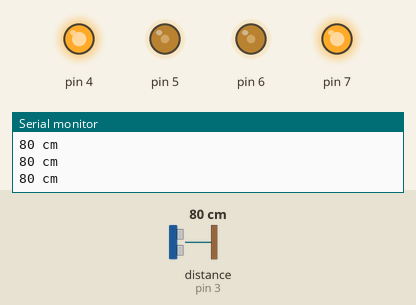
A sketch run on a simulated Arduino Uno, built with avr-gcc and run on an emulated ATmega328P. Parts: output pins drawn as LEDs (lit = HIGH), the last lines printed to the serial monitor. The test bench sets the inputs (shaded band); at power-on: distance to the obstacle (sensor on pin 3) 80 cm. The echo pulse lasts 58.3 µs per cm; pins used as bus, display or sensor lines are not drawn.

Above: at 1.2 s.
1.3 s: distance to the obstacle (sensor on pin 3) set to 33 cm
2.8 s: distance to the obstacle (sensor on pin 3) set to 27 cm
At 3.6 s:
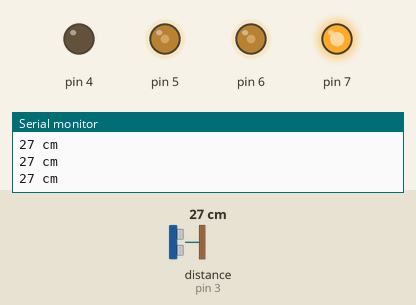
4.3 s: distance to the obstacle (sensor on pin 3) set to 35 cm
At 5.4 s:
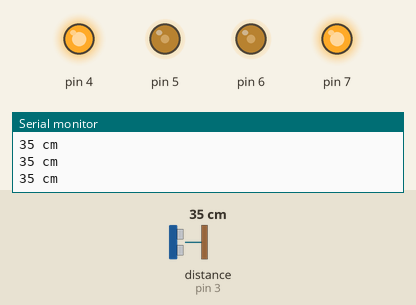
5.8 s: distance to the obstacle (sensor on pin 3) set to 2 cm
At 7.1 s:
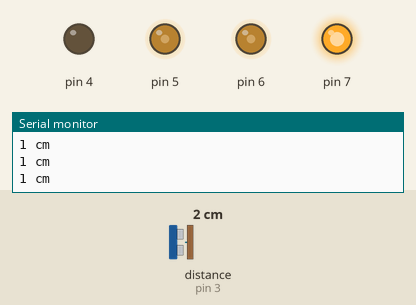
Timing chart, 0 to 8.3 s (numbered marks = the images above; inputs shaded):
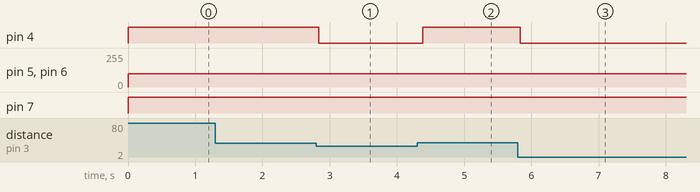

Measured:
- the behaviour switches between 31 and 30 cm on distance to the obstacle (sensor on pin 3) (found by bisection; images 0 and 1)
- after the input at 2.8 s, pin 4: HIGH → LOW at once
- after the input at 4.3 s, pin 4: LOW → HIGH after 0.09 s
- after the input at 5.8 s, pin 4: HIGH → LOW at once

The sketch:

exemplo01.ino
```cpp
// autor: Tiago Caldeira

void move_m(int md,int me){
 //Ordem para os motores
  digitalWrite(4,HIGH);
  digitalWrite(7,HIGH);
  if( me < 0 ){
      digitalWrite(4,LOW);
      me = 0 - me;
      }
  analogWrite( 5, me);
  if( md < 0 ){
      digitalWrite(7,LOW);
      md = 0 - md;
      }
  analogWrite( 6, md);
}

void move_t(int md,int me,int t){
  //Ordem para os motores com tempo
  move_m(md,me);
  delay(t);
  move_m(0,0);
}


void setup()  {
  Serial.begin(9600);
  //Declarar Portas dos Motores
  pinMode(2, OUTPUT);
  pinMode(3, INPUT);
  pinMode(4, OUTPUT);pinMode(5, OUTPUT);
  pinMode(6, OUTPUT);pinMode(7, OUTPUT);
}

int medir(){
}

void loop(){
  int duration, distance;
  digitalWrite(2, HIGH);
  delayMicroseconds(1000);
  digitalWrite(2, LOW);
  duration = pulseIn(3, HIGH);
  distance = (duration/2) / 29.1;
  if (distance >= 200 || distance <= 0){
    Serial.println("Out of range");
    move_m(100,100);
  }
  else {
    Serial.print(distance);
    Serial.println(" cm");
    if (distance > 30)
        move_m(100,100);
    else{
        move_m(100,-100);
    }
  }
  delay(100);
}
```
